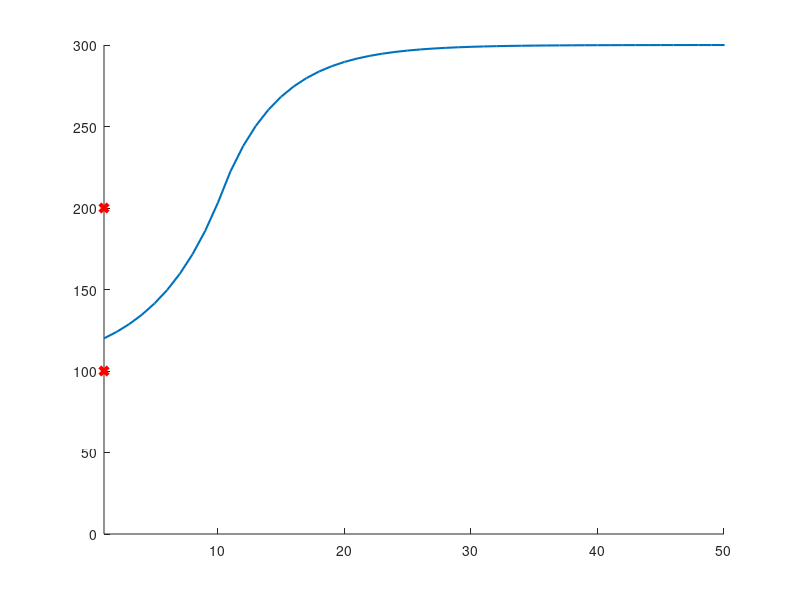

Reproduce this figure in MATLAB.
clear variables; close all; clc;

range = [0 300];
T = 50; 
tau = .2; 
% set up
initB = 120;
sources = [100 200];

% initial condition
curB = initB;
weights = [0 0];

% update

history.b = nan(T,1);
for t = 1 : T
    % compute distance from 2 sources
    dist = sources - curB
    % update weights as a function of distances 
    weights(1) = (dist(1) / sum(abs(dist)))* tau
    weights(2) = (1 - dist(2) / sum(abs(dist))) * tau
    
    
    % update location 
    curB = curB + weights * dist'
    
    % save history
    history.b(t) = curB;
end

% add initial boundary 
history.b = [initB ;history.b];

% plot the development 
hold on 
plot(history.b, 'linewidth', 1.5)
plot(1, sources(1), 'rx', 'linewidth', 3)
plot(1, sources(2), 'rx', 'linewidth', 3)
hold off 
ylim(range)
xlim([1 T])
